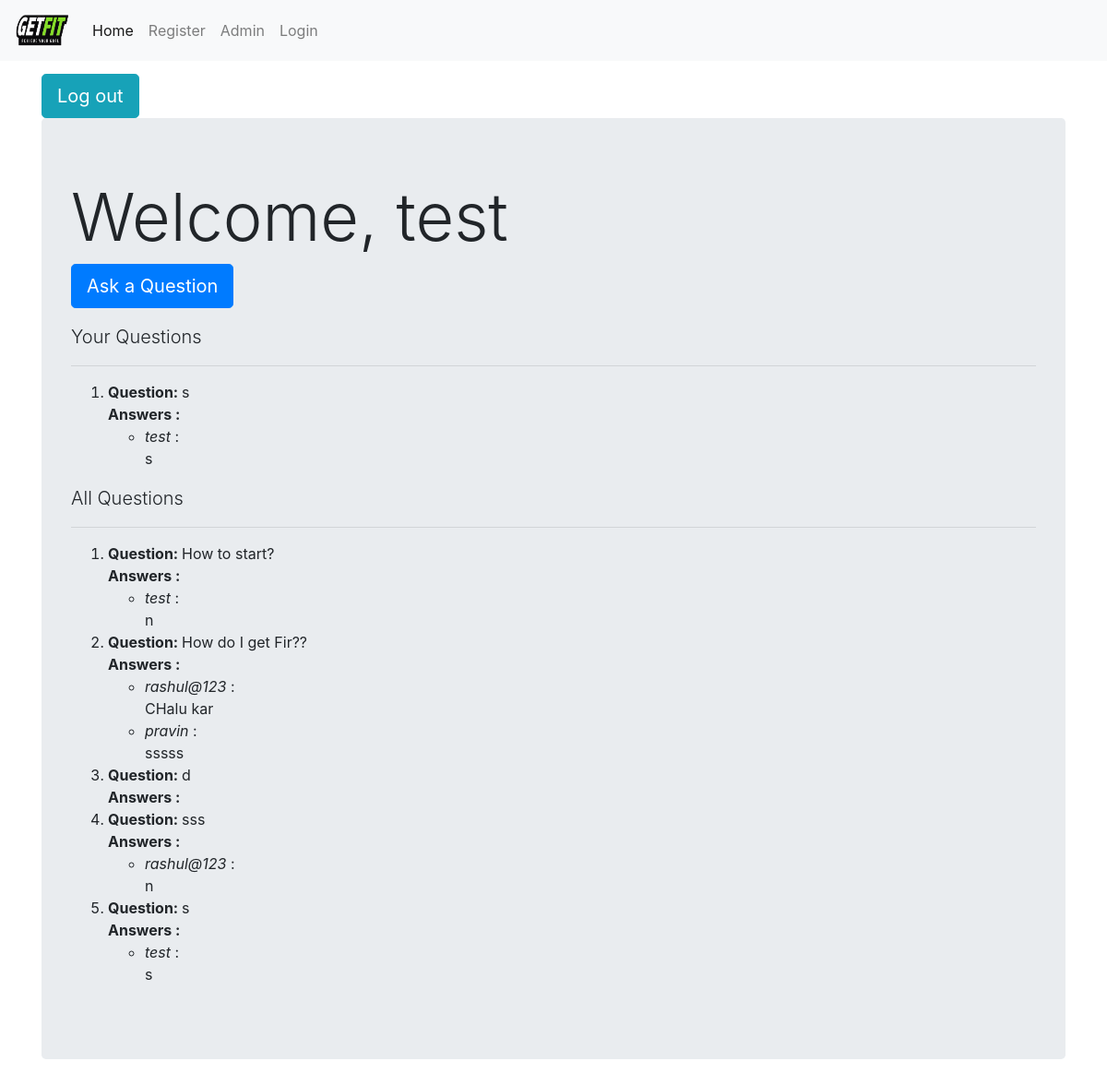
The app's page /dashboard/ (signed in), older data.
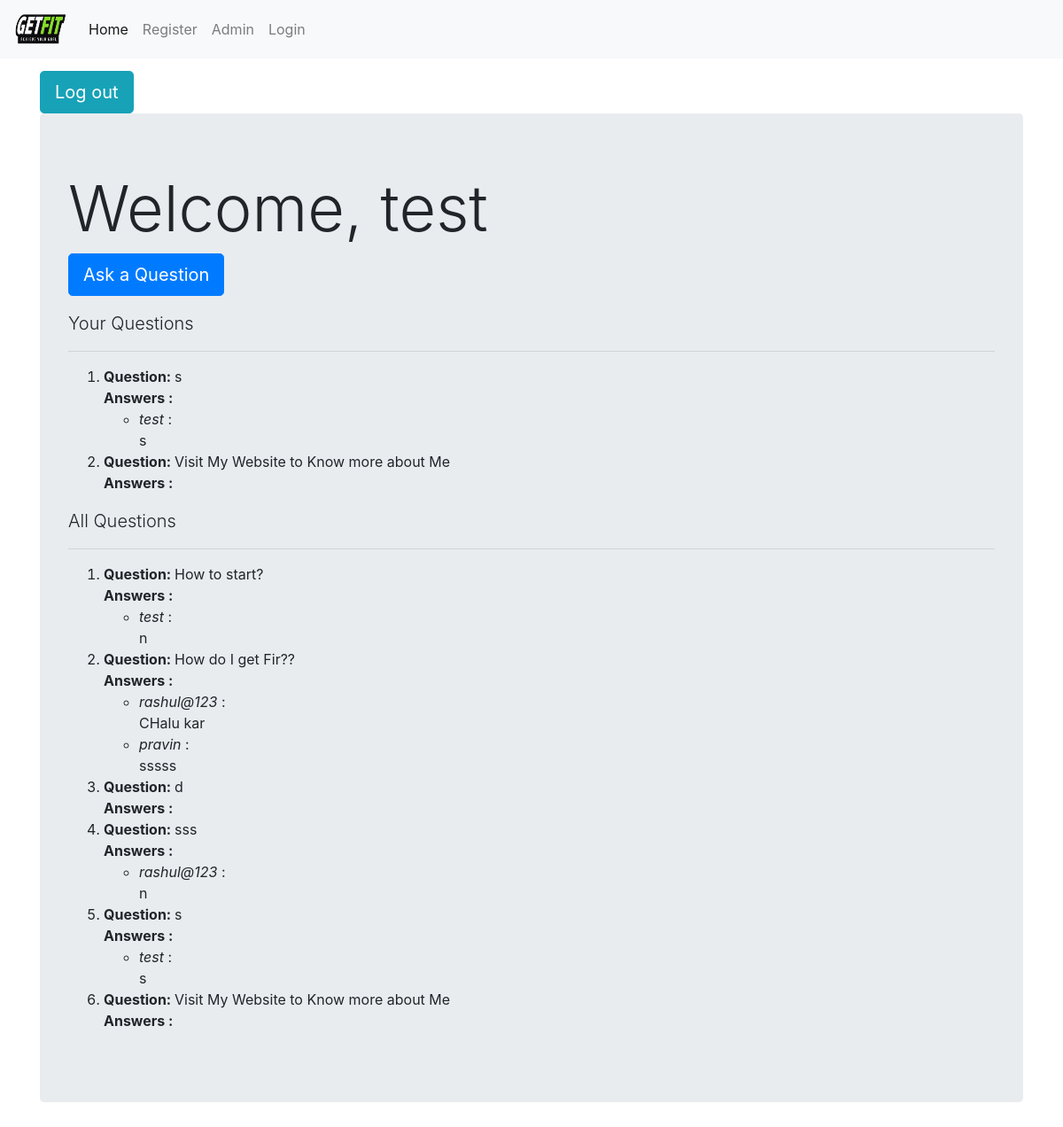
The same page, newer data.
### core/models.py (models this page shows)
class User(AbstractUser):
    pass

### questans/models.py (models this page shows, shortened)
class Questions(models.Model):
    user = models.ForeignKey(settings.AUTH_USER_MODEL, on_delete=models.CASCADE, null=True, blank=True)
    title = models.TextField()
    group = models.ForeignKey('QuestionGroups', on_delete=models.CASCADE, null=True, blank=True)
    created_on = models.DateTimeField(auto_now=True)
    updated_on = models.DateTimeField(auto_now_add=True)
    slug = models.SlugField()

class Answers(models.Model):
    user = models.ForeignKey(settings.AUTH_USER_MODEL, on_delete=models.CASCADE)
    question = models.ForeignKey(Questions, on_delete=models.CASCADE)
    answer_text = models.TextField()
    is_anonymous = models.BooleanField(default=False)

### core/views.py (the view)
# urls.py: url(r'^dashboard/',DashboardView.as_view(), name='dashboard-view'),
class DashboardView(FormView):
    def get(self, request):
        content = {}
        if request.user.is_authenticated:
            user = request.user
            user.backend = 'django.contrib.core.backends.ModelBackend'
            ques_obj = Questions.objects.filter(user=user)
            mydict = {}
            for ques in ques_obj:
                ans_obj = Answers.objects.filter(question=ques)
                mydict[ques] = ans_obj
            total_ques = Questions.objects.all()
            alldict = {}
            for ques in total_ques:
                ans_obj = Answers.objects.filter(question=ques)
                alldict[ques] = ans_obj
            content['userdetail'] = user
            content['alldict'] = alldict
            content['mydict'] = mydict
            return render(request, 'dashboard.html', content)
        else:
            return redirect(reverse('login-view'))

### templates/dashboard.html (shortened to what this page needs)
{% extends "base.html" %}
{% block body_block %}
<br>
<a href='{% url "logout-view" %}' class="btn btn-info btn-lg">
         Log out</a>
<div class="jumbotron">
    <h3 class="display-3">Welcome,
            {{userdetail.username}}</h3>
    <p class="lead">
                <a class="btn btn-primary btn-lg" href="{% url 'question' %}" role="button">Ask a Question</a>                </p>
    <p class="lead">Your Questions</p>
    <hr class="my-2">
    <p>
        <ol>
            {% for key, value in mydict.items %}
            <li><b>Question: </b>{{key.title}}
                <br>
                <b>Answers :</b>
                <ul>
                    {% for answer in value %}
                    <li><i>{{answer.user.username}}</i> :<br>
                    {{answer.answer_text}} </li>
                    {% endfor %}
                </ul>
            </li>
            {% endfor %}
        </ol></p>
        <p class="lead">All Questions</p>
    <hr class="my-2">
    <p>
        <ol>
            {% for key, value in alldict.items %}
            <li><b>Question: </b>{{key.title}}
                <br>
                <b>Answers :</b>
                <ul>
                    {% for answer in value %}
                    <li><i>{{answer.user.username}}</i> :<br>
                    {{answer.answer_text}} </li>
                    {% endfor %}
                </ul>
            </li>
            {% endfor %}
        </ol></p>
</div>
{% endblock %}

### templates/base.html (shortened to what this page needs)
<!DOCTYPE html>
{% load staticfiles %}
<html lang="en">
<head>
    <link href="https://stackpath.bootstrapcdn.com/bootstrap/4.3.1/css/bootstrap.min.css" rel="stylesheet">
</head>
<body>
    <nav class="navbar navbar-expand-md fixed-top navbar-light bg-light">
        <a class="navbar-brand" href="{% url 'index' %}"><img src="{% static 'images/logo2.png' %}" width=60 height=40></a>
        <div class="collapse navbar-collapse" id="collapsibleNavId">
            <ul class="navbar-nav mr-auto mt-2 mt-lg-0">
                <li class="nav-item active">
                    <a class="nav-link" href="{% url 'index' %}">Home <span class="sr-only">(current)</span></a>
                </li>
                <li class="nav-item">
                    <a class="nav-link" href="{% url 'register' %}">Register</a>
                </li>
                <li class="nav-item">
                    <a class="nav-link" href="{% url 'admin:index' %}">Admin</a>
                </li>
                <li class="nav-item">
                    <a class="nav-link" href="{% url 'login-view' %}">Login</a>
                </li>
            </ul>
        </div>
    </nav>
    <h1>Welcome to GetFit</h1>
    <div class="container">
        {% block body_block %}
        {% endblock %}
    </div>
</body>
</html>

Row changes from the older to the newer data that the page shows:
added Questions: title "Visit My Website to Know more about Me"
